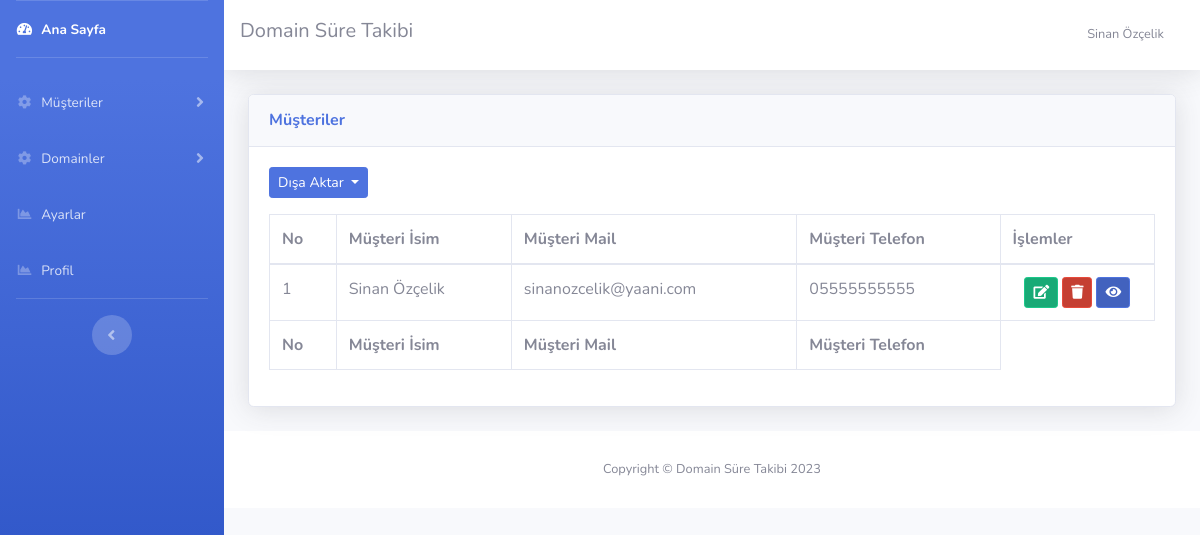
The app's page /musteriler.php (signed in) with its own data.
### tables this page shows
CREATE TABLE `ayarlar` (
  `id` int(11) NOT NULL,
  `site_logo` varchar(400) NOT NULL,
  `site_baslik` varchar(350) NOT NULL,
  `site_aciklama` varchar(300) NOT NULL,
  `site_link` varchar(100) NOT NULL,
  `site_sahip_mail` varchar(100) NOT NULL,
  `site_mail_host` varchar(100) NOT NULL,
  `site_mail_mail` varchar(100) NOT NULL,
  `site_mail_port` int(11) NOT NULL,
  `site_mail_sifre` varchar(100) NOT NULL
);

CREATE TABLE `musteri` (
  `musteri_id` int(11) NOT NULL,
  `musteri_isim` varchar(200) NOT NULL,
  `musteri_mail` varchar(200) NOT NULL,
  `musteri_telefon` varchar(50) NOT NULL,
  `musteri_detay` text NOT NULL
);

### islemler/baglan.php (called while the page is built, shortened)
<?php
$host = "localhost";
$veritabani_ismi = "domaintakip";
$kullanici_adi = "root";
$sifre = "";
try {
	$db = new PDO("mysql:host=$host;dbname=$veritabani_ismi;charset=utf8", $kullanici_adi, $sifre);
} catch (PDOException $e) {
	echo $e->getmessage();
}
$sorgu = $db->prepare("SELECT * FROM ayarlar");
$sorgu->execute();
$ayarcek = $sorgu->fetch(PDO::FETCH_ASSOC);
?>

### musteriler.php (the view, shortened to what this page needs)
<?php
include 'header.php'
  ?>
<link rel="stylesheet" type="text/css" href="vendor/datatables/dataTables.bootstrap4.min.css">
<div class="container-fluid">
  <div class="card shadow mb-4">
    <div class="card-header py-3">
      <h6 class="m-0 font-weight-bold text-primary">Müşteriler</h6>
    </div>
    <div class="card-body">
      <div class="dropdown">
        <button class="btn btn-primary btn-sm dropdown-toggle" type="button" id="dropdownMenuButton"
          data-toggle="dropdown" aria-haspopup="true" aria-expanded="false">
          Dışa Aktar
        </button>
      </div>
      <div class="table-responsive mt-3">
        <table class="table table-bordered" id="musteritablosu">
          <thead>
            <tr>
              <th>No</th>
              <th>Müşteri İsim</th>
              <th>Müşteri Mail</th>
              <th>Müşteri Telefon</th>
              <th>İşlemler</th>
            </tr>
          </thead>
          <tbody>
            <?php
            $sayi = 0;
            $sorgu = $db->prepare("SELECT * FROM musteri");
            $sorgu->execute();
            while ($musteribilgisi = $sorgu->fetch(PDO::FETCH_ASSOC)) {
              $sayi++;
              ?>
              <tr>
                <td>
                  <?php echo $sayi; ?>
                </td>
                <td>
                  <?php echo $musteribilgisi['musteri_isim']; ?>
                </td>
                <td>
                  <?php echo $musteribilgisi['musteri_mail']; ?>
                </td>
                <td>
                  <?php echo $musteribilgisi['musteri_telefon']; ?>
                </td>
                <td>
                  <div class="row justify-content-center">
                    <form action="musteriduzenle.php" method="POST" accept-charset="utf-8">
                      <button type="submit" name="duzenleme" class="btn btn-success btn-sm btn-icon-split">
                        <span class="icon text-white-60">
                          <i class="fas fa-edit"></i>
                        </span>
                      </button>
                    </form>
                    <form class="mx-1" action="islemler/ajax.php" method="POST" accept-charset="utf-8">
                      <button type="submit" name="musterisilme" class="btn btn-danger btn-sm btn-icon-split">
                        <span class="icon text-white-60">
                          <i class="fas fa-trash"></i>
                        </span>
                      </button>
                    </form>
                    <form action="musteri.php" method="POST" accept-charset="utf-8">
                      <button type="submit" name="duzenleme" class="btn btn-primary btn-sm btn-icon-split">
                        <span class="icon text-white-60">
                          <i class="fas fa-eye"></i>
                        </span>
                      </button>
                    </form>
                  </div>
                </td>
              </tr>
            <?php } ?>
          </tbody>
          <tfoot>
            <tr>
              <th>No</th>
              <th>Müşteri İsim</th>
              <th>Müşteri Mail</th>
              <th>Müşteri Telefon</th>
            </tr>
          </tfoot>
        </table>
      </div>
    </div>
  </div>
</div>
<?php include 'footer.php' ?>

### header.php (shortened to what this page needs)
<?php
include 'islemler/baglan.php';
?>
<!DOCTYPE html>
<html lang="en">
<head>
  <link href="vendor/fontawesome-free/css/all.min.css" rel="stylesheet" type="text/css">
  <link href="css/sb-admin-2.min.css" rel="stylesheet">
</head>
<body id="page-top">
  <div id="wrapper">
    <ul class="navbar-nav bg-gradient-primary sidebar sidebar-dark accordion" id="accordionSidebar">
      <li class="nav-item active">
        <a class="nav-link" href="index.php">
          <i class="fas fa-fw fa-tachometer-alt"></i>
          <span>Ana Sayfa</span></a>
      </li>
      <hr class="sidebar-divider">
      <li class="nav-item">
        <a class="nav-link collapsed" href="#" data-toggle="collapse" data-target="#musterimenu" aria-expanded="true"
          aria-controls="musterimenu">
          <i class="fas fa-fw fa-cog"></i>
          <span>Müşteriler</span>
        </a>
      </li>
      <li class="nav-item">
        <a class="nav-link collapsed" href="#" data-toggle="collapse" data-target="#domainmenu" aria-expanded="true"
          aria-controls="domainmenu">
          <i class="fas fa-fw fa-cog"></i>
          <span>Domainler</span>
        </a>
      </li>
      <li class="nav-item">
        <a class="nav-link" href="ayarlar.php">
          <i class="fas fa-fw fa-chart-area"></i>
          <span>Ayarlar</span></a>
      </li>
      <li class="nav-item">
        <a class="nav-link" href="profil.php">
          <i class="fas fa-fw fa-chart-area"></i>
          <span>Profil</span></a>
      </li>
      <hr class="sidebar-divider d-none d-md-block">
      <div class="text-center d-none d-md-inline">
        <button class="rounded-circle border-0" id="sidebarToggle"></button>
      </div>
    </ul>
    <div id="content-wrapper" class="d-flex flex-column">
      <div id="content">
        <nav class="navbar navbar-expand navbar-light bg-white topbar mb-4 static-top shadow">
          <h5>
            <?php echo $ayarcek['site_baslik'] ?>
          </h5>
          <ul class="navbar-nav ml-auto">
            <li class="nav-item dropdown no-arrow">
              <a class="nav-link dropdown-toggle" href="#" id="userDropdown" role="button" data-toggle="dropdown"
                aria-haspopup="true" aria-expanded="false">
                <span class="mr-2 d-none d-lg-inline text-gray-600 small">
                  <?php echo $_SESSION['kul_isim'] ?>
                </span>
              </a>
            </li>
          </ul>
        </nav>

### footer.php (shortened to what this page needs)
<footer class="sticky-footer bg-white">
  <div class="container my-auto">
    <div class="copyright text-center my-auto">
      <span>Copyright &copy;
        <?php echo $ayarcek['site_baslik']; ?>
        <?php echo date("Y"); ?>
      </span>
    </div>
  </div>
</footer>
</div>
</div>
</body>
</html>

### records on screen
ayarlar: site_baslik "Domain Süre Takibi"
musteri: musteri_isim "Sinan Özçelik", musteri_mail "sinanozcelik@yaani.com", musteri_telefon "05555555555"

### other values on screen
$_SESSION['kul_isim'] "Sinan Özçelik"
